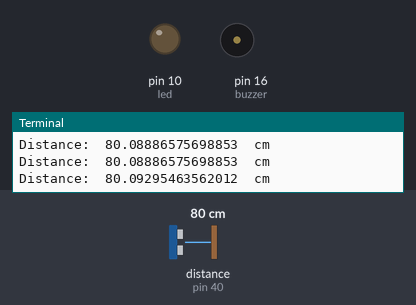
A program run on a simulated Raspberry Pi (header pin numbers). On the bench: output pins drawn as LEDs (lit = HIGH), buzzer (waves = sounding, pin HIGH), the last lines printed to the terminal. The test bench sets the inputs (shaded band); at power-on: distance to the obstacle (sensor on pin 40) 80 cm. The echo pulse lasts 58.3 µs per cm; the clock reads 2024-03-15 10:24:30 at power-on unless the program sets it; pins used as bus, display or sensor lines are not drawn.

Above: at 1.2 s.
1.3 s: distance to the obstacle (sensor on pin 40) set to 65 cm
2.8 s: distance to the obstacle (sensor on pin 40) set to 55 cm
At 3.7 s:
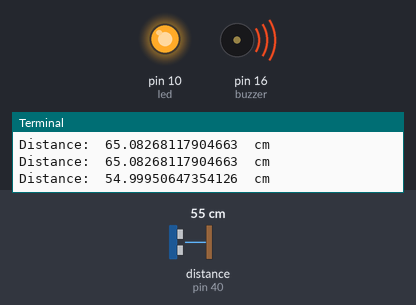
5.8 s: distance to the obstacle (sensor on pin 40) set to 60 cm
At 6.9 s:
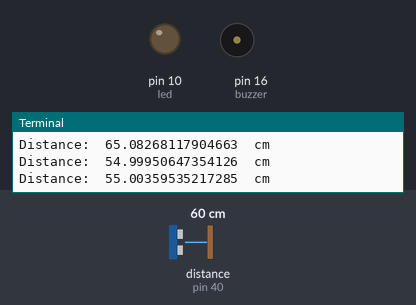
Timing chart, 0 to 8.8 s (numbered marks = the images above; inputs shaded):
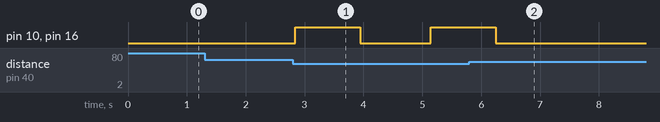

The program:

ultrasonic_proximity_alert.py
```python
# This program uses an ultrasonic sensor to detect nearby objects
# When objects are detected within 60cm, it activates a buzzer and LED alert
# The closer the object, the faster the buzzer and LED will blink

import RPi.GPIO as GPIO
import time

# Pin definitions
trigger = 36  # Ultrasonic sensor trigger pin
echo = 40     # Ultrasonic sensor echo pin
buzzer = 16   # Buzzer output pin
led = 10      # LED output pin

# Setup GPIO pins
GPIO.setmode(GPIO.BOARD)
GPIO.setup(trigger, GPIO.OUT)
GPIO.setup(echo, GPIO.IN)
GPIO.setup(buzzer, GPIO.OUT)
GPIO.setup(led, GPIO.OUT)

def ultrasonic_read(trig_pin, echo_pin):
    """
    Measure distance using ultrasonic sensor
    Returns the distance in centimeters
    """
    # Send a 10μs pulse to trigger the sensor
    GPIO.output(trig_pin, GPIO.HIGH)
    time.sleep(0.00001)  # 10 microsecond pulse
    GPIO.output(trig_pin, GPIO.LOW)

    # Wait for the echo pin to go HIGH (pulse start)
    while GPIO.input(echo_pin) == 0:
        pulseStart = time.time()

    # Wait for the echo pin to go LOW (pulse end)
    while GPIO.input(echo_pin) == 1:
        pulseEnd = time.time()

    # Calculate the pulse duration and convert to distance
    pulseDuration = pulseEnd - pulseStart
    # Speed of sound is 343 m/s or 34300 cm/s
    # Distance = (time × speed) / 2 (divide by 2 because sound travels to object and back)
    distance = pulseDuration * 17150  # (34300 / 2)
    return distance

# Main program loop
while True:
    # Read the distance from the sensor
    distance = ultrasonic_read(trigger, echo)
    print("Distance: ", distance, " cm")

    # If an object is detected within 60cm, activate alerts
    if(distance < 60):
        # Turn on buzzer and LED
        GPIO.output(buzzer, GPIO.HIGH)
        GPIO.output(led, GPIO.HIGH)
        # Wait for a time proportional to the distance (closer = shorter wait)
        time.sleep(distance/50)
        # Turn off buzzer and LED
        GPIO.output(buzzer, GPIO.LOW)
        GPIO.output(led, GPIO.LOW)
        # Wait again, creating a blinking effect that speeds up as objects get closer
        time.sleep(distance/50)

    # Brief pause before next reading
    time.sleep(0.1)
```

Measured:
- the behaviour switches between 60 and 59 cm on distance to the obstacle (sensor on pin 40) (found by bisection; images 0 and 1)
- after the input at 2.8 s, pin 10 (led), pin 16 (buzzer): LOW → HIGH at once, → LOW 1.1 s later, → HIGH 1.2 s later
- after the input at 5.8 s, pin 10 (led), pin 16 (buzzer): goes on until 6.2 s, then stays LOW
